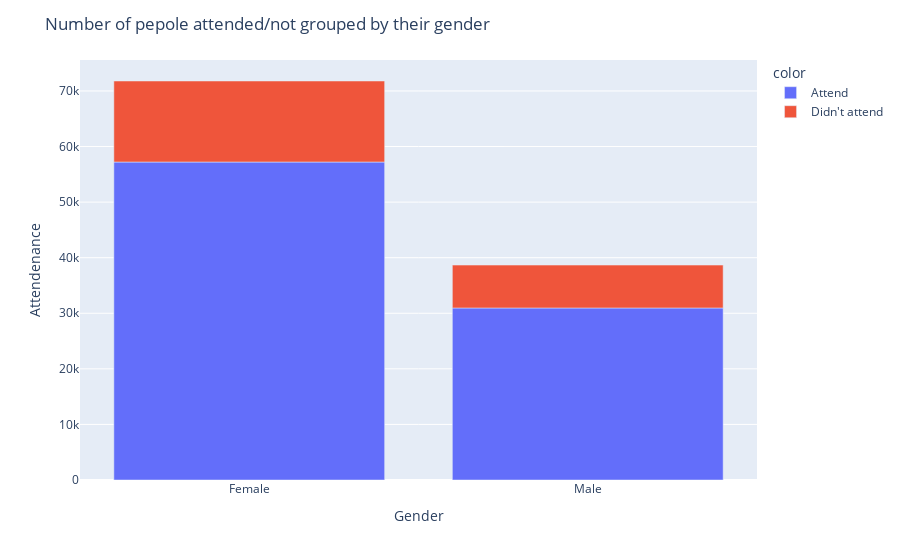

The cell this chart's notebook holds for it:
### Markdown cell above
### What affects "No-show" ??

### Code cell
# Gender ?? 
gender_groups = df.groupby('No-show')['Gender'].value_counts().reset_index()
total_f = gender_groups['count'][gender_groups['Gender'] == 0].sum()
total_m = gender_groups['count'][gender_groups['Gender'] == 1].sum()

gender_groups[r'%OutOfGender'] = gender_groups.apply(lambda x : (x['count']/total_f)*100 if x['Gender'] == 0 else (x['count']/total_m)*100, axis = 1)
fig1 = px.bar(x = ['Female', 'Male', 'Female', 'Male'], y = gender_groups['count'], color = ['Attend', 'Attend', "Didn't attend", "Didn't attend"], hover_name = ['Attend', 'Attend', "Didn't attend", "Didn't attend"], hover_data = {'%OutOfGender' : gender_groups['%OutOfGender'].values})
fig1.update_layout(
    title = "Number of pepole attended/not grouped by their gender",
    xaxis_title="Gender",
    yaxis_title="Attendenance"
)

### Figure 1 — Plotly figure (JSON) as saved in the notebook; plotly's stock layout.template omitted (floating-point values rounded to 4 significant figures)
{"data": [{"alignmentgroup": "True", "customdata": [[79.69], [80.05]], "hovertemplate": "<b>%{hovertext}</b><br><br>color=Attend<br>x=%{x}<br>y=%{y}<br>%OutOfGender=%{customdata[0]}<extra></extra>", "hovertext": ["Attend", "Attend"], "legendgroup": "Attend", "marker": {"color": "#636efa", "pattern": {"shape": ""}}, "name": "Attend", "offsetgroup": "Attend", "orientation": "v", "showlegend": true, "textposition": "auto", "type": "bar", "x": ["Female", "Male"], "xaxis": "x", "y": [57211, 30953], "yaxis": "y"}, {"alignmentgroup": "True", "customdata": [[20.31], [19.95]], "hovertemplate": "<b>%{hovertext}</b><br><br>color=Didn't attend<br>x=%{x}<br>y=%{y}<br>%OutOfGender=%{customdata[0]}<extra></extra>", "hovertext": ["Didn't attend", "Didn't attend"], "legendgroup": "Didn't attend", "marker": {"color": "#EF553B", "pattern": {"shape": ""}}, "name": "Didn't attend", "offsetgroup": "Didn't attend", "orientation": "v", "showlegend": true, "textposition": "auto", "type": "bar", "x": ["Female", "Male"], "xaxis": "x", "y": [14580, 7715], "yaxis": "y"}], "layout": {"barmode": "relative", "legend": {"title": {"text": "color"}, "tracegroupgap": 0}, "margin": {"t": 60}, "title": {"text": "Number of pepole attended/not grouped by their gender"}, "xaxis": {"anchor": "y", "domain": [0, 1], "title": {"text": "Gender"}}, "yaxis": {"anchor": "x", "domain": [0, 1], "title": {"text": "Attendenance"}}}}
